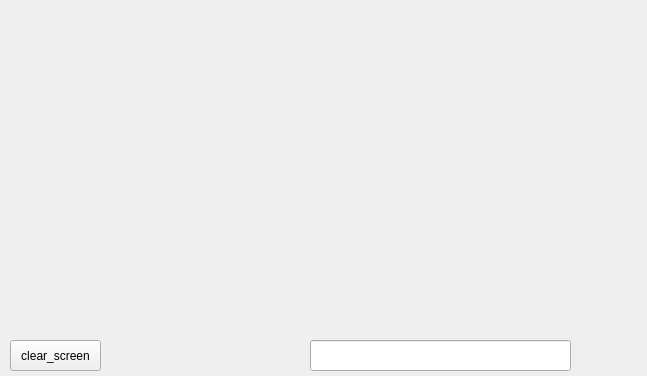
<?xml version="1.0" encoding="UTF-8"?>
<ui version="4.0">
 <class>Widget</class>
 <widget class="QWidget" name="Widget">
  <property name="geometry">
   <rect>
    <x>0</x>
    <y>0</y>
    <width>647</width>
    <height>376</height>
   </rect>
  </property>
  <property name="windowTitle">
   <string>Widget</string>
  </property>
  <widget class="QPushButton" name="btnClearScreen">
   <property name="geometry">
    <rect>
     <x>10</x>
     <y>340</y>
     <width>91</width>
     <height>31</height>
    </rect>
   </property>
   <property name="text">
    <string>clear_screen</string>
   </property>
  </widget>
  <widget class="QLineEdit" name="lineEdit">
   <property name="geometry">
    <rect>
     <x>310</x>
     <y>340</y>
     <width>261</width>
     <height>31</height>
    </rect>
   </property>
  </widget>
 </widget>
 <resources/>
 <connections/>
</ui>
